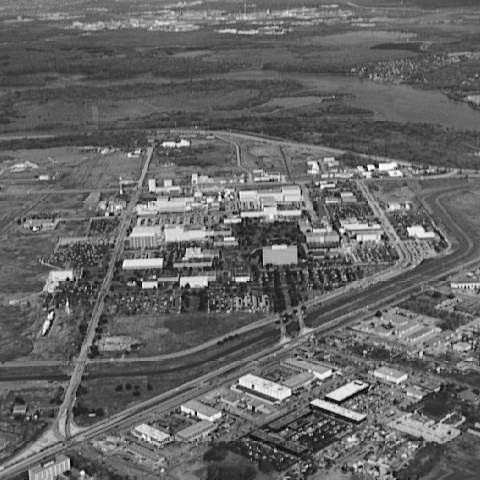
#> input picture DIP_HW3/DIP_HW3_1/aerial_view.tif, 480 x 480 px
$ python 3.py
#> lines starting #> are read from the running program, lines starting #| are printed output that depends on the picture
import cv2
import numpy as np
import matplotlib.pyplot as plt

# Read the image
original_image = cv2.imread('aerial_view.tif', cv2.IMREAD_GRAYSCALE)
#> original_image is the input picture: shape (480, 480); min 0, max 254, mean 101.2

# Check if the image is valid
if original_image is None or not isinstance(original_image, (np.ndarray)):
    raise ValueError("Invalid image provided. Please check the file path.")

# Define the target probability density function p(zq)
def target_pdf(zq):
    return zq ** 0.4

# Calculate the total probability by numerically integrating the target PDF
total_probability = 0
for zq in range(256):
    total_probability += target_pdf(zq)

# Normalize the total probability to obtain a normalized PDF
normalized_pdf = [target_pdf(zq) / total_probability for zq in range(256)]

# Calculate the value of c as the reciprocal of the total probability
c = 1 / total_probability

# Calculate the original histogram
original_histogram = cv2.calcHist([original_image], [0], None, [256], [0, 256])
#> original_histogram = 256 values, max 3749 at index 83, min 0 at index 1, mean 900

# Normalize the original histogram to get the original probability density function p(z)
original_pdf = original_histogram / original_histogram.sum()
#> original_pdf = 256 values, max 0.0163 at index 83, min 0 at index 1, mean 0.00391

# Calculate the cumulative distribution functions (CDFs) of the original and target PDFs
original_cdf = np.cumsum(original_pdf)
#> original_cdf = 256 values from 0.000109 to 1
target_cdf_values = [c * (zq ** 0.4) for zq in range(256)]
target_cdf = np.cumsum(target_cdf_values)

# Calculate the mapping function
mapping_function = np.zeros(256, dtype = np.uint8)
for z in range(256):
    mapping_function[z] = np.argmin(np.abs(target_cdf - original_cdf[z]))
#> after the loop, mapping_function = 256 values from 0 to 255

# Apply the mapping function to the original image
matched_image = mapping_function[original_image]
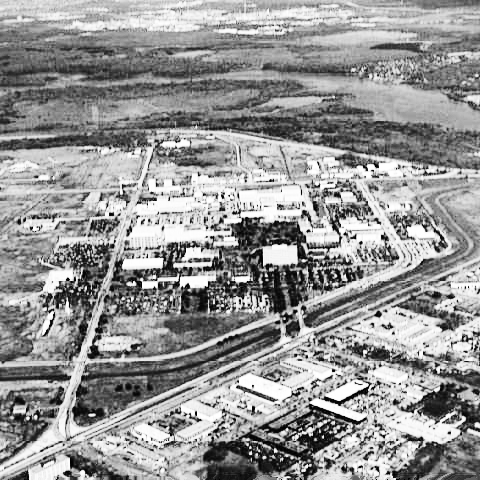
#> matched_image: shape (480, 480); min 0, max 255, mean 149.8

cv2.imwrite('matched.png', matched_image)

plt.figure(figsize = (16, 8))

# Original Image
plt.subplot(2, 2, 1)
plt.title('Original Image')
plt.imshow(original_image, cmap = 'gray')
plt.axis('off')

# Original Image Histogram
plt.subplot(2, 2, 2)
plt.title('Original Image Histogram')
plt.xlabel("Intensity")
plt.ylabel("Number of pixels")
plt.hist(original_image.ravel(), bins = 256, range = [0, 256], color = 'blue')
plt.xlim([0, 256])

# Matched Image
plt.subplot(2, 2, 3)
plt.title('Matched Image')
plt.imshow(matched_image, cmap = 'gray')
plt.axis('off')

# Matched Image Histogram
plt.subplot(2, 2, 4)
plt.title('Matched Image Histogram')
plt.xlabel("Intensity")
plt.ylabel("Number of pixels")
plt.hist(matched_image.ravel(), bins = 256, range = [0, 256], color = 'blue')
plt.xlim([0, 256])

plt.figure(figsize = (16, 8))

# Plot the target PDF (probability density function)
plt.title("Target PDF")
plt.xlabel("Intensity")
plt.ylabel("Probability")
plt.plot(target_cdf_values)
plt.xlim([0, 256])

# Show plots
plt.tight_layout()
plt.show()
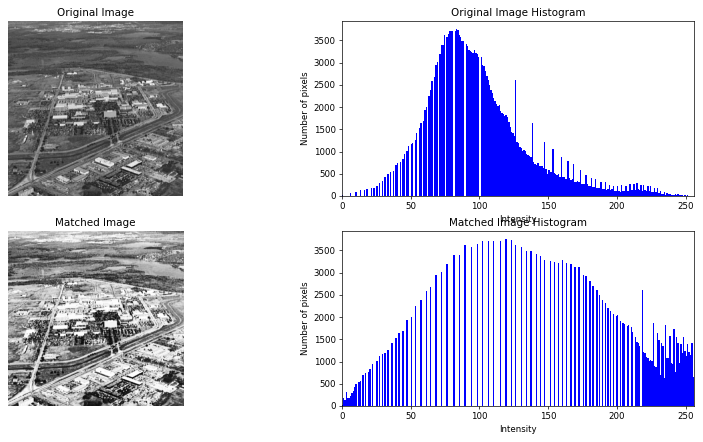
#> figure drawn by matplotlib, 4 panels; panel 2: tallest bar 3749 high, from x = 83 to 84; panel 4: tallest bar 3749 high, from x = 119 to 120
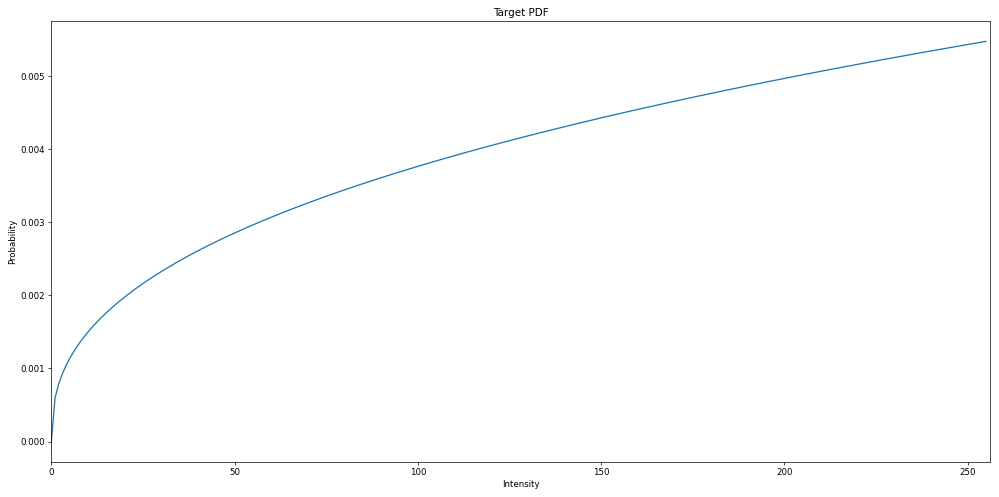
#> figure drawn by matplotlib, 1 panel; curve peaks at x = 255, y = 0.00548

# Print the calculated value of c
print("Calculated value of c:", c)

$ run again, with DIP_HW3/DIP_HW3_1/1.png saved as DIP_HW3/DIP_HW3_1/aerial_view.tif
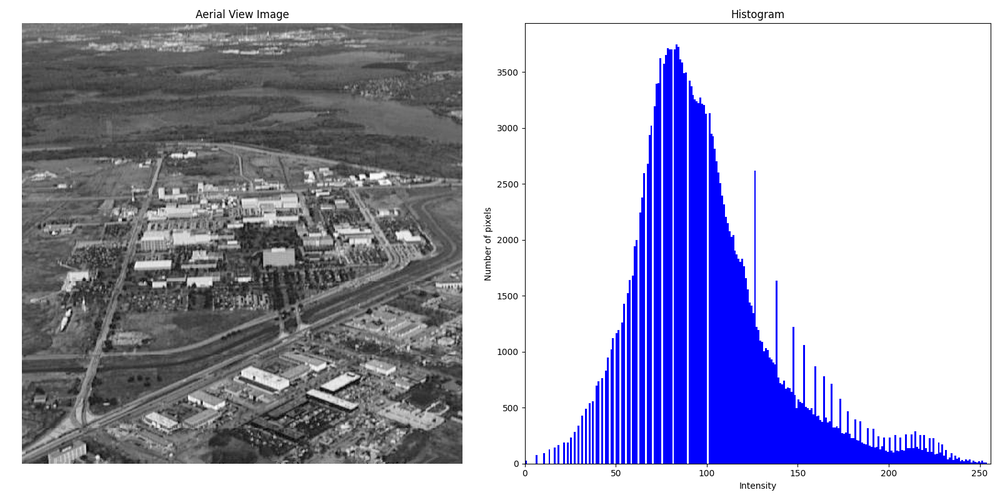
#> input picture DIP_HW3/DIP_HW3_1/1.png, 1000 x 500 px, shrunk from 1600 x 800 before the run
#> `original_image = cv2.imread('aerial_view.tif', cv2.IMREAD_GRAYSCALE)`:
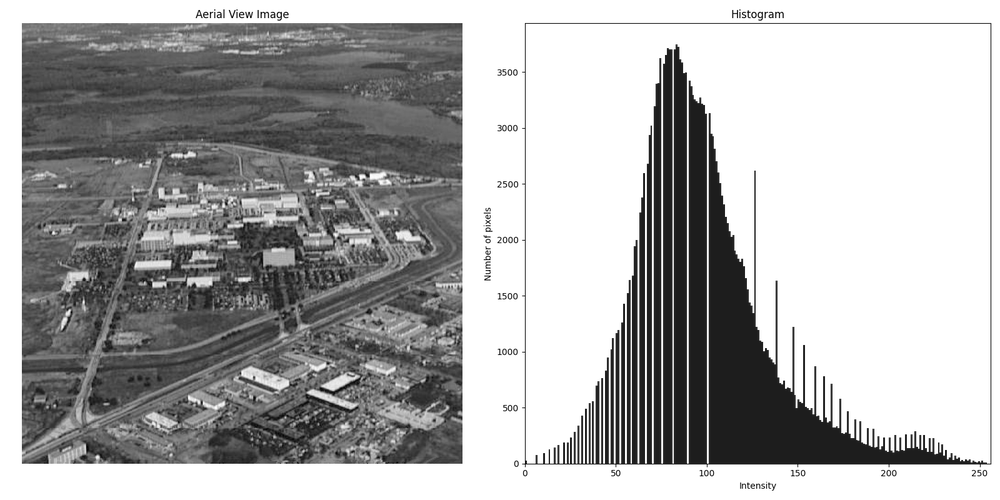
#> original_image: shape (500, 1000); min 0, max 255, mean 172.8
#> original_histogram = 256 values, max 238432 at index 255, min 0 at index 4, mean 1953.1
#> original_pdf = 256 values, max 0.477 at index 255, min 0 at index 4, mean 0.00391
#> original_cdf = 256 values from 8e-06 to 1
#> after the loop `for z in range(256):`: mapping_function = 256 values from 0 to 255
#> `plt.show()`:
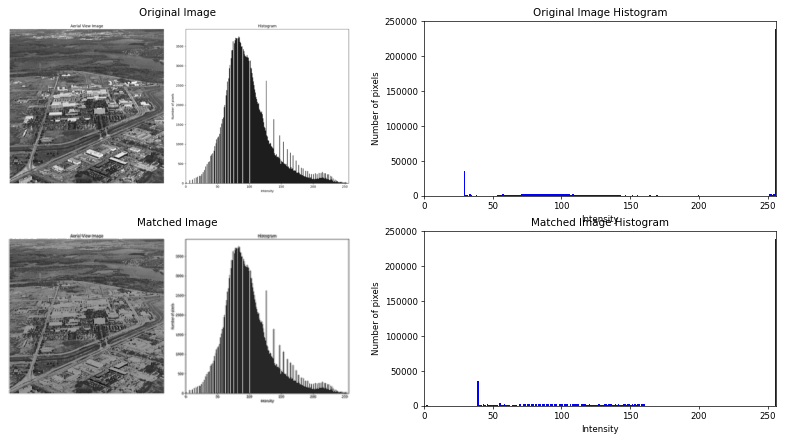
#> figure drawn by matplotlib, 4 panels; panel 2: tallest bar 238432 high, from x = 255 to 256; panel 4: tallest bar 238432 high, from x = 255 to 256
